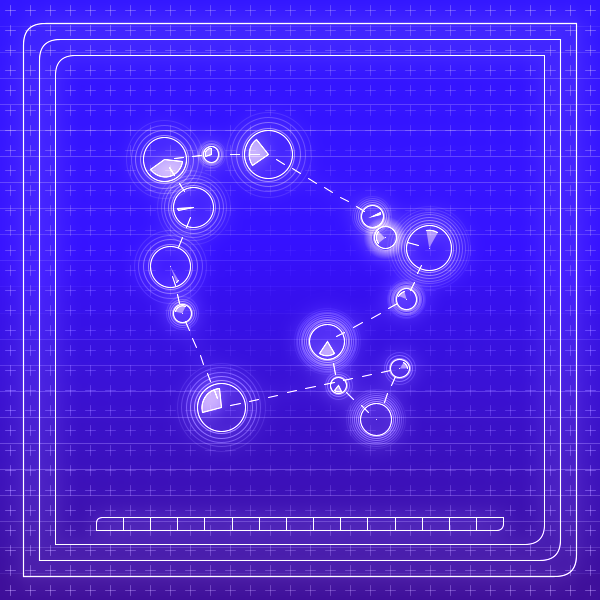
Frame 1 (no input)
Frame 60 (the mouse pressed at the canvas centre just before this capture): identical to frame 1, image omitted
Frame 120 (the mouse held since frame 60 and released just before this capture): identical to frame 1, image omitted

The Processing sketch that drew this single still picture (run headless with seeded random() and noise(); from frame 60 on, the mouse is pressed at the canvas centre):

// Processing sketch: noche
// ── noche.pde


boolean gen = false;
PVector[]  points;
boolean[]  takedPoints;

void  setup()
{
  size(600, 600);
  pixelDensity(2);
  gen = true;
}

void  draw()
{
  if (gen)
  {

    color co = #180AA2;

    int sub = (int)random(12, 30);
    for (int i=0; i<sub; i++)
    {
      float side = height/(float)sub;
      color cuco = lerpColor(co, color(#1E0648), i/(float)sub);
      fill(cuco);
      noStroke();
      rect(0, i*side, width, side);
    }

    float step = 20;
    for (int x=0; x<width; x+=step)
    {
      for (int y=0; y<height; y+=step)
      {
        float side =step*.5;
        pushMatrix();
        translate(x, y);
        translate(step*.5, step*.5);
        float d = dist(width*.5, height*.5, x, y);
        float al = map(d, 0, width, 0, 100);

        stroke(255, al);
        line(0, -side*.5, 0, side*.5);
        line(-side*.5, 0, side*.5, 0);

        popMatrix();
      }
    }


    pushMatrix();
    translate(width*.5, height*.5);

    float mW = width*.5;
    float mH = height*.5;
    color star = #EBF76E;
    star = #FFFFFF;
    pushMatrix();
    translate(-mW*.5, -mH*.5);

    points = new PVector[(int)random(10, 30)];
    takedPoints = new boolean[points.length];


    for (int p=0; p<points.length; p++)
    {
      takedPoints[p] = false;
      points[p] = new PVector();
      points[p].z = random(12, 50);  //  rad
      randomPos(points, p, mW, mH);
      float rad = points[p].z;

      pushMatrix();
      translate(points[p].x, points[p].y);

      int it = (int)random(3, 10);
      for (int i=0; i<it; i++)
      {
        float crad = map(i, 0, it, rad*1.1, rad*2);
        float alpha = map(i, 0, it, 100, 0);
        stroke(star, alpha);
        noFill();
        ellipse(0, 0, crad, crad);
      }


      stroke(star);
      ellipse(0, 0, rad, rad);

      float noi = noise(points[p].x, points[p].y, frameCount);

      if (noi > .3)
      {
        float ir = random(TWO_PI);
        fill(255, 100);
        arc(0, 0, rad*.8, rad*.8, ir, ir+random(PI), random(100) > 50 ? ARC : PIE);
      }


      popMatrix();
    }

    int randomS = (int)random(points.length);
    int first = randomS;
    int last = -1;
    int count = 0;
    takedPoints[randomS] = true;
    float maxCenterDis = 0;

    float segFac = .1;
    while (count < points.length-1)
    {
      float cDis = dist(points[randomS].x, points[randomS].y, width*.5, height*.5);
      maxCenterDis=max(maxCenterDis, cDis);

      int cc = getNearest(randomS, points);

      if (cc != -1)
      {
        takedPoints[cc] = true;
        PVector p0 = points[randomS];
        PVector p1 = points[cc];
        stroke(255);
        drawDashedLine(p0, p1, segFac);
        randomS = cc;
        last = cc;
        count++;
      }
    }
    drawDashedLine(points[last], points[first], segFac);
    popMatrix();

    pushMatrix();
    float round = 20;
    noFill();
    stroke(255);
    int it = (int)random(3, 6);
    float maxw = 0;
    for (int i=0; i<it; i++) {
      float sc = map(i, 0, it, 1, 1.2);
      pushMatrix();
      scale(sc, sc);
      float mW2 =maxCenterDis*1.2;
      rect(-mW2*.5, -mW2*.5, mW2, mW2, round, 0, round, 0);
      popMatrix();
    }

    it = points.length;
    pushMatrix();
    translate(maxCenterDis*-.5, (maxCenterDis*1.2)*.5);
    float side = maxCenterDis/(float)it;
    float hei = side*.5;
    for (int i=0; i<it; i++)
    {
      float fil = noise(i,frameCount);
      if (i == 0) {
        rect(side*i, -hei*2, side, side*.5, round, 0, 0, 0);
      } else if (i == it-1)
      {
        rect(side*i, -hei*2, side, side*.5, 0, 0, round, 0);
      } else {
        rect(side*i, -hei*2, side, side*.5);
      }
    }
    popMatrix();


    popMatrix();

    popMatrix();

    PImage img = get();

    img.filter(BLUR, 9);

    blendMode(ADD);
    image(img, 0, 0);

    blendMode(NORMAL);



    gen = false;
  }
}

void randomPos(PVector[] st, int _index, float _mw, float _mh)
{
  PVector  _p = st[_index];

  _p.x = random(_mw);
  _p.y = random(_mh);

  boolean check = false;
  while (!check)
  {
    int i = 0;

    boolean disok = true;

    while (i < st.length && disok) {
      if (st[i] != null) {
        float mind = _p.z*.5+st[i].z*.5;
        float di = dist(_p.x, _p.y, st[i].x, st[i].y);
        if (_index != i && di < mind)
        {
          disok = false;
        }
      }
      i++;
    }
    if (disok) {
      check = true;
    } else {
      _p.x = random(_mw);
      _p.y = random(_mh);
    }
  }
}

void drawDashedLine(PVector _p0, PVector _p1, float _segFactor)
{
  float dis = dist(_p0.x, _p0.y, _p1.x, _p1.y);
  int segs = (int)map(_segFactor, 0, 1, dis*.01, dis);
  float angle = atan2(_p0.y-_p1.y, _p0.x-_p1.x)+PI;

  float px = _p0.x;
  float py = _p0.y;

  for (int i=0; i<segs; i++)
  {
    float segSize = dis/segs;
    float x = _p0.x+cos(angle)*segSize*i;
    float y = _p0.y+sin(angle)*segSize*i;

    if (i%2 == 0) {
      line(px, py, x, y);
    }
    px=x;
    py=y;
  }
}

int  getNearest(int _cur, PVector[] st)
{
  int ret = -1;
  int i = 0;
  float mindis = 9999;
  int curShort = -1;
  PVector curS = st[_cur];
  while (i < st.length && ret == -1)
  {
    if (_cur != i)
    {
      float d = dist(curS.x, curS.y, st[i].x, st[i].y);
      if (d < mindis && !takedPoints[i])
      {
        mindis = d;
        curShort = i;
      }
    }
    i++;
  }
  ret = curShort;

  return ret;
}

void  keyPressed()
{
  if (key == 'g')
  {

    gen = true;
  }
}
